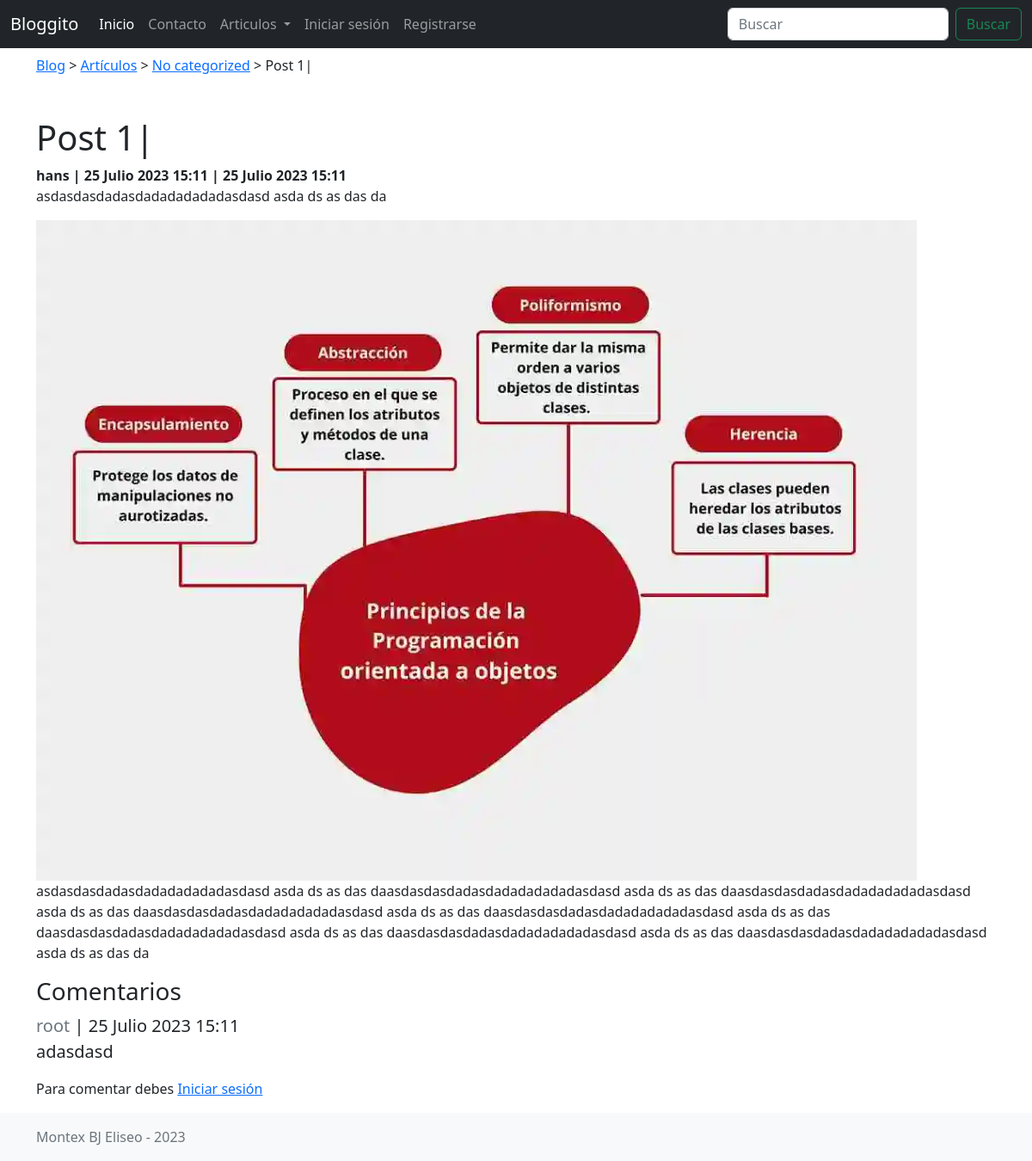
The page /posts/4 on the database its author committed.
### apps/posts/models.py (models this page shows, shortened)
class Post(models.Model):
    title = models.CharField(max_length=100)
    short_description = models.TextField()
    image = models.ImageField()
    content = models.TextField()
    created_at = models.DateTimeField(auto_now=True, editable=False)
    updated_at = models.DateTimeField(auto_now_add=True, editable=False)
    author = models.ForeignKey(get_user_model(), null=True, on_delete=models.SET_NULL)
    category = models.ForeignKey(Category, null=True, on_delete=models.SET_NULL)
    tags = models.ManyToManyField(Tag)
    def get_absolute_url(self):
        return reverse('posts:view', args=[self.pk])

class Category(models.Model):
    name = models.CharField(max_length=100)
    description = models.TextField()
    created_at = models.DateTimeField(auto_now = True, editable=False)
    updated_at = models.DateTimeField(auto_now_add = True, editable=False)
    def __str__(self) -> str:
        return self.name

### apps/users/models.py (models this page shows)
class User(AbstractUser):
    image = models.ImageField(upload_to='users', null=True)

### apps/comments/models.py (models this page shows, shortened)
class PostComment(models.Model):
    text = models.TextField(max_length=300)
    post = models.ForeignKey(Post, on_delete=models.CASCADE)
    author = models.ForeignKey(get_user_model(), null=True, on_delete=models.SET_NULL)
    created_at = models.DateTimeField(auto_now = True, editable=False)
    updated_at = models.DateTimeField(auto_now_add = True, editable=False)

### apps/posts/views.py (the view)
# urls.py: path('<int:pk>', PostDetailView.as_view(), name = 'view'),
class PostDetailView(DetailView):
    model = Post
    template_name = "posts/post_detail.html"
    context_object_name = "post"
    def get_context_data(self, **kwargs):
        context = super().get_context_data(**kwargs)
        context["postcomment_form"] = PostCommentForm()
        return context

### apps/comments/forms.py
class PostCommentForm(forms.ModelForm):
    class Meta:
        model = PostComment
        fields = ['text']

### templates/posts/post_detail.html (shortened to what this page needs)
{% extends 'base.html' %}
{% block content %}
<main class="container">
    <div class="my-2">
        <a href="{% url 'index' %}">Blog</a> &gt; <a href="{% url 'posts:index' %}">Artículos</a> &gt; <a href="{% url 'posts:index' %}">{{post.category}}</a> &gt; <span>{{post.title}}</span>
    </div>
    <h1 class="mt-5">{{post.title}}</h1>
    <b>{{post.author.username}} | {{post.created_at}} | {{post.updated_at}}</b>
    <p>{{post.short_description}}</p>
    <img class="img-fluid" src="{{post.image.url}}" alt="{{post.title}}">
    <p>{{post.content}}</p>
    {% include 'posts/comments/list.html' %}
    {% include 'posts/comments/form.html' %}
</main>
{% endblock content %}

### templates/posts/comments/list.html (shortened to what this page needs)
<h3>Comentarios</h3>
{% for postcomment in post.postcomment_set.all %}
<div class="lead">
    <b class="text-muted">{{postcomment.author}}</b> | <span>{{postcomment.updated_at}}</span>
    <p>
        {{postcomment.text}}
    </p>
</div>
{% empty %}
<p><i>No hay comentarios</i></p>
{% endfor %}

### static/css/docs.css (style rules this page uses)
@media (min-width: 768px) { :root { scroll-padding-top:4rem } }

### rows shown on the page
Post: category "No categorized", title "Post 1|", author.username "hans", created_at "25 Julio 2023 15:11", updated_at "25 Julio 2023 15:11", short_description "asdasdasdadasdadadadadadasdasd asda ds as das da", image (picture), content "asdasdasdadasdadadadadadasdasd asda ds as das daasdasdasdadasdadadadadadasdasd asda ds as das daasdasdasdadasdadadadadadasdasd asda ds as das daasdasdasdadasdadadadadadasdasd asda ds as das daasdasdasdadasdadadadadadasdasd asda ds as das daasdasdasdadasdadadadadadasdasd asda ds as das daasdasdasdadasdadadadadadasdasd asda ds as das daasdasdasdadasdadadadadadasdasd asda ds as das da"
PostComment: author "root", updated_at "25 Julio 2023 15:11", text "adasdasd"
